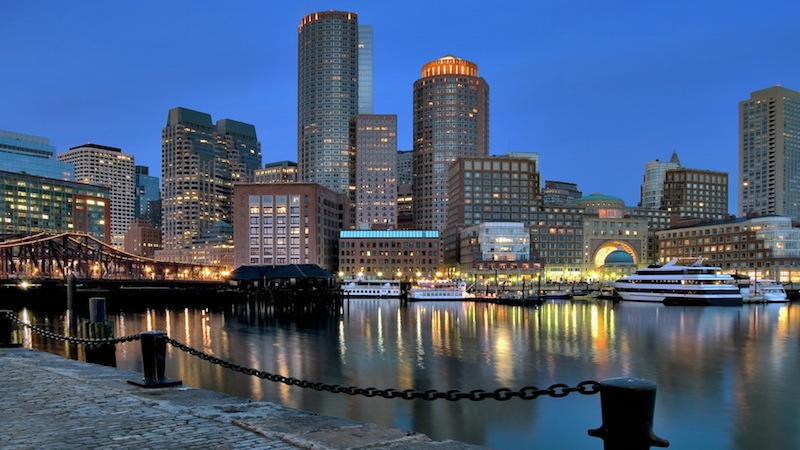
#> input picture coxlab_eyetracker/image_processing/opencl_tests/radial/city-wallpaper-29.jpg, 800 x 450 px
$ python radial.py city-wallpaper-29.jpg   (Python 2 division)
#> lines starting #> are read from the running program, lines starting #| are printed output that depends on the picture
#!/usr/bin/env python

import numpy
import pylab
import pyopencl
import pyopencl.array
import scipy.ndimage.filters
import scipy.signal

PROGRAM = """

#pragma extension cl_khr_global_int32_base_atomics : enable

inline void AtomicAdd(volatile __global float* source, const float operand) {
    union {
        unsigned int intVal;
        float floatVal;
    } newVal;
    union {
        unsigned int intVal;
        float floatVal;
    } prevVal;
    do {
        prevVal.floatVal = *source;
        newVal.floatVal = prevVal.floatVal + operand;
    } while (atomic_cmpxchg((volatile __global unsigned int *)source,
        prevVal.intVal, newVal.intVal) != prevVal.intVal);
}

__kernel void calcOM(__global float* m, __global float* x, __global float* y,
    __global float* O, __global float* M, const int radius)
{
    const int ix = get_global_id(1);
    const int iy = get_global_id(0);

    const int width = get_global_size(1);
    const int height = get_global_size(0);

    const int id = ix + iy * width;
    /*
    const int id = iy + ix * height;
    */

    float mv = m[id];
    const float xv = x[id] / mv;
    const float yv = y[id] / mv;

    const int px = (int)(round(ix + radius * xv));
    const int py = (int)(round(iy + radius * yv));
    const int nx = (int)(round(ix - radius * xv));
    const int ny = (int)(round(iy - radius * yv));

    /*
    O[id] = px;
    M[id] = xv;
    */

    if (!(
        (px < 0) || (px > (width - 1)) || (py < 0) || (py > (height - 1))
        || (nx < 0) || (nx > (width - 1)) || (ny < 0) || (ny > (height - 1))
        ))
    {
        int p = px + py * width;
        int n = nx + ny * width;

        AtomicAdd(&(O[p]), 1.);
        AtomicAdd(&(O[n]), -1.);

        AtomicAdd(&(M[p]), mv);
        AtomicAdd(&(M[n]), -mv);
    }
}

__kernel void calcF(__global float* O, __global float* M, __global float* F,
    const float kappa, const float alpha)
    {
        const int ix = get_global_id(1);
        const int iy = get_global_id(0);

        const int width = get_global_size(1);
        const int height = get_global_size(0);

        const int id = ix + iy * width;
        float ov = O[id];
        if (ov > kappa)
        {
            ov = kappa;
        } else if (ov < -kappa)
        {
            ov = -kappa;
        };
        F[id] = M[id] / kappa * pow((fabs(ov) / kappa), alpha);
        /* we're done with O and M, zero it out for the next iteration */
        M[id] = 0.;
        O[id] = 0.;
    }
"""


class OpenCLBackend:
    def __init__(self):
        self.setup_device((123, 164))

    def autotune(self, im):
        pass

    def setup_device(self, imshape):
        self.ctx = pyopencl.create_some_context(False)
        self.q = pyopencl.CommandQueue(self.ctx)
        self.clm = pyopencl.array.Array(self.q, imshape, numpy.float32)
        self.clx = pyopencl.array.Array(self.q, imshape, numpy.float32)
        self.cly = pyopencl.array.Array(self.q, imshape, numpy.float32)
        self.clO = pyopencl.array.Array(self.q, imshape, numpy.float32)
        self.clM = pyopencl.array.Array(self.q, imshape, numpy.float32)
        self.clF = pyopencl.array.Array(self.q, imshape, numpy.float32)
        self.prg = pyopencl.Program(self.ctx, PROGRAM).build()

        # this will build the fill program
        self.clO.fill(numpy.float32(0), self.q)
        self.clM.fill(numpy.float32(0), self.q)
        pass

    def sobel3x3(self, im):
        sobel_c = numpy.array([-1., 0., 1.], dtype=im.dtype)
        sobel_r = numpy.array([1., 2., 1.], dtype=im.dtype)

        imgx = self.separable_convolution2d(im, sobel_c, sobel_r)
        imgy = self.separable_convolution2d(im, sobel_r, sobel_c)

        mag = numpy.sqrt(imgx ** 2 + imgy ** 2) + 1e-16
        return mag, imgx, imgy

    def separable_convolution2d(self, im, row, col):
        return scipy.signal.sepfir2d(im, row, col)

    def fast_radial_transform(self, im, radii, alpha):
        # TODO move this to GPU
        sm, sx, sy = self.sobel3x3(im)
        sm = sm.astype(numpy.float32)
        sx = sx.astype(numpy.float32)
        sy = sy.astype(numpy.float32)
        # [6 lines of commented-out code are left out]
        S = numpy.zeros(im.shape, dtype=numpy.float32)
        F = numpy.zeros(im.shape, dtype=numpy.float32)
        #clO.set(O)
        #clM.set(M)
        self.clm.set(sm, self.q)
        self.clx.set(sx, self.q)
        self.cly.set(sy, self.q)

        # calcF also calls this
        self.clO.fill(numpy.float32(0), self.q)
        self.clM.fill(numpy.float32(0), self.q)

        for radius in radii:

            #print "------ Running -------"
            self.prg.calcOM(self.q, im.shape, (3, 4), \
                    self.clm.data, self.clx.data, self.cly.data, \
                    self.clO.data, self.clM.data, \
                    numpy.int32(radius))

            # [9 lines of commented-out code are left out]

            if radius == 1:
                kappa = 8
            else:
                kappa = 9.9

            self.prg.calcF(self.q, im.shape, (3, 4), \
                    self.clO.data, self.clM.data, self.clF.data,
                    numpy.float32(kappa), numpy.float32(alpha))

            #O[numpy.where(O > kappa)] = kappa
            #O[numpy.where(O < -kappa)] = -kappa
            #print 'O', O.shape, O.max(), O.min()

            # Unsmoothed symmetry measure at this radius value
            #F = M / kappa * (abs(O) / kappa) ** alpha
            self.clF.get(self.q, F)
            #print "-- Radius: %i --" % radius
            #print "F:", F.shape, F.max(), F.min()
            # smooth : TODO move this to GPU
            width = round(radius)
            if numpy.mod(width, 2) == 0:
                width += 1
            gauss1d = scipy.signal.gaussian(width, 0.25 * radius)
            thisS = self.separable_convolution2d(F.astype(float), \
                    gauss1d, gauss1d)
            #print "S:", thisS.shape, thisS.max(), thisS.min()
            # TODO : move this to GPU
            S += thisS
            #print "S:", S.shape, S.max(), S.min()
        # TODO : move this to GPU
        S = -S / len(radii)
        #print "S:", S.shape, S.max(), S.min()
        #print "S(center)", S[:, :124].max(), S[:, 124:].min()
        #print "S(edge  )", S[:, 124:].max(), S[:, 124:].min()
        return S


def test_with_noise():
    im = numpy.random.randn(123, 164)
    print "testing inline"
    r = test_inline(im)
    print "Radial returned:", r.max(), r.min()
    return r


def test_with_file(fn):
#> called with fn = 'city-wallpaper-29.jpg'
    im = pylab.imread(fn)
#> im is the input picture: shape (450, 800, 3); mean R, G, B 74.2, 92.7, 121.2
    if im.ndim > 2:
        im = numpy.mean(im[:, :, :3], 2)
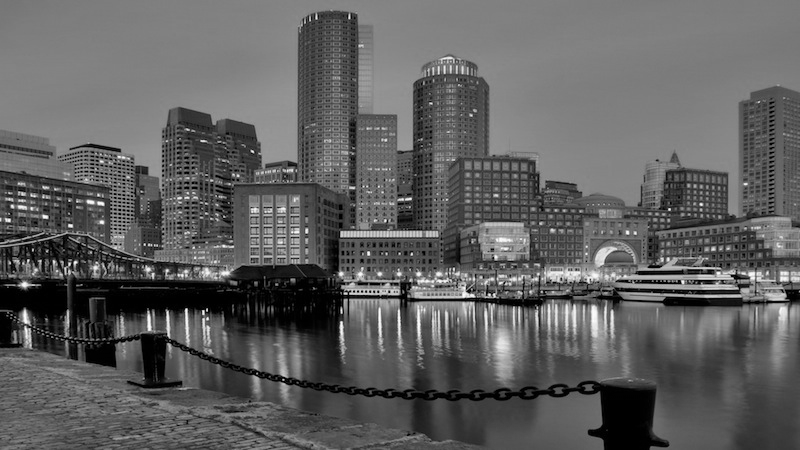
#> im: shape (450, 800) float64; min 0, max 254, mean 96
    pylab.imsave("intermediate.png", im, vmin=0, vmax=1., cmap=pylab.cm.gray)
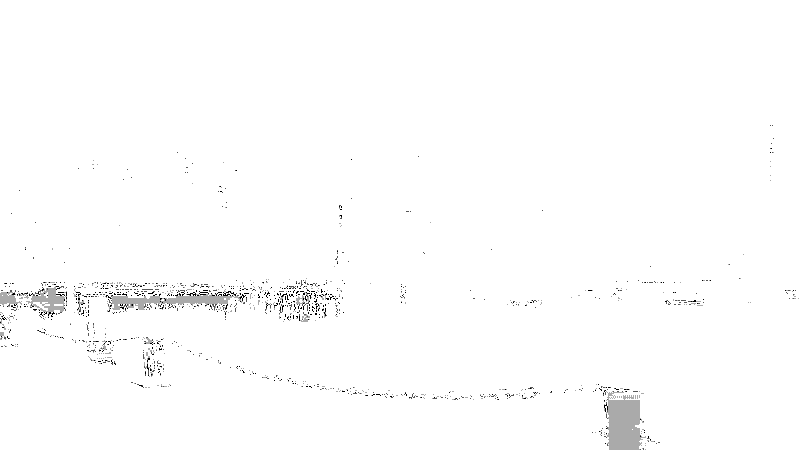
#> saved as intermediate.png: shape (450, 800, 3); min 0, max 255, mean 252.7
    r = test_inline(im)
    return r


def test_inline(im, radii=[1, 3, 6, 9, 12, 15], alpha=10.):
    b = OpenCLBackend()
#> (the call stopped at in setup_device, `self.ctx = pyopencl.create_some_context(False)`: pyopencl is not available in this run)
    return b.fast_radial_transform(im, radii, alpha)
#> in separable_convolution2d, `return scipy.signal.sepfir2d(im, row, col)`:
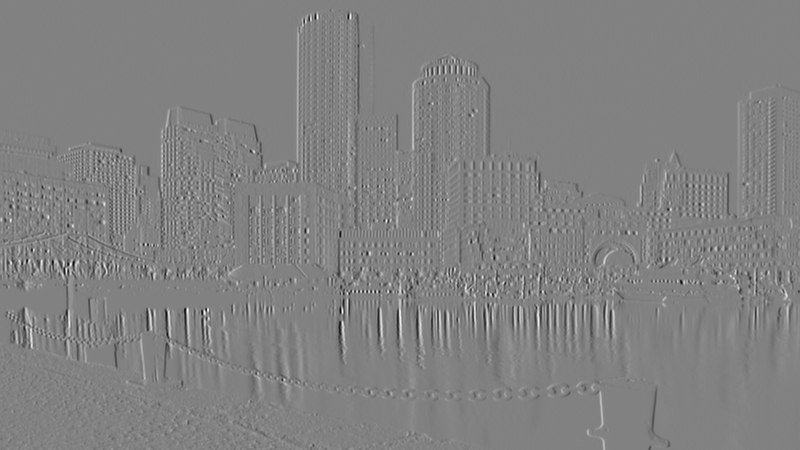
#> returned value: shape (450, 800) float64; min -913.3, max 882, mean -0.1; drawn with min black and max white
#> in separable_convolution2d (call 2), `return scipy.signal.sepfir2d(im, row, col)`:
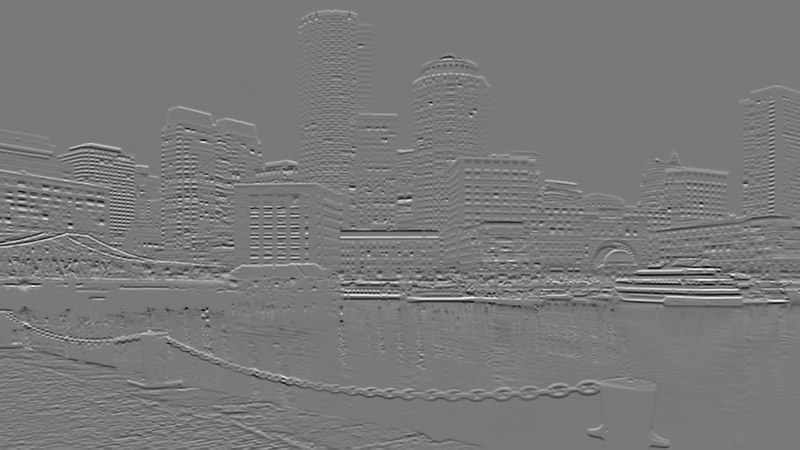
#> returned value: shape (450, 800) float64; min -837, max 920.3, mean 0.8; drawn with min black and max white
#> in sobel3x3, `mag = numpy.sqrt(imgx ** 2 + imgy ** 2) + 1e-16`:
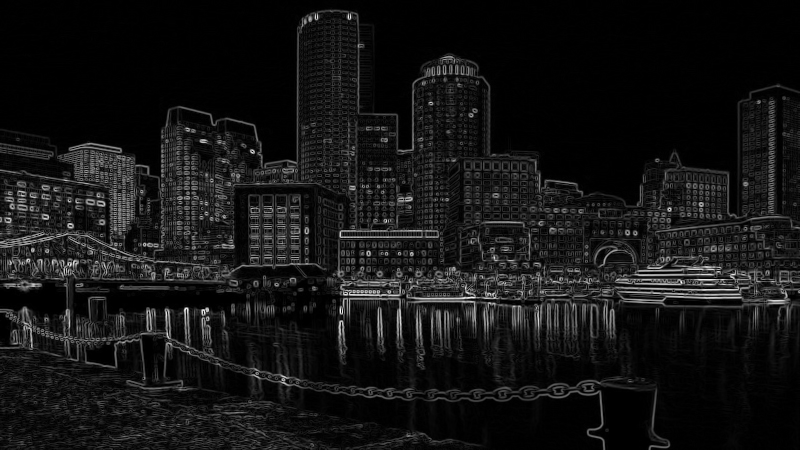
#> mag: shape (450, 800) float64; min 1e-16, max 943.7, mean 77.2; drawn with min black and max white


def main():
    import sys
    if len(sys.argv) > 1:
        S = test_with_file(sys.argv[1])
    else:
        S = test_with_noise()
    print "Values of min and max"
    print S.min(), S.max()
    print "Location of min and max"
    print numpy.unravel_index(S.argmin(), S.shape), \
            numpy.unravel_index(S.argmax(), S.shape)
    pylab.imsave('result.png', S, cmap=pylab.cm.gray)


if __name__ == '__main__':
#> (the run stopped early here; a loop or call above may not have finished)
